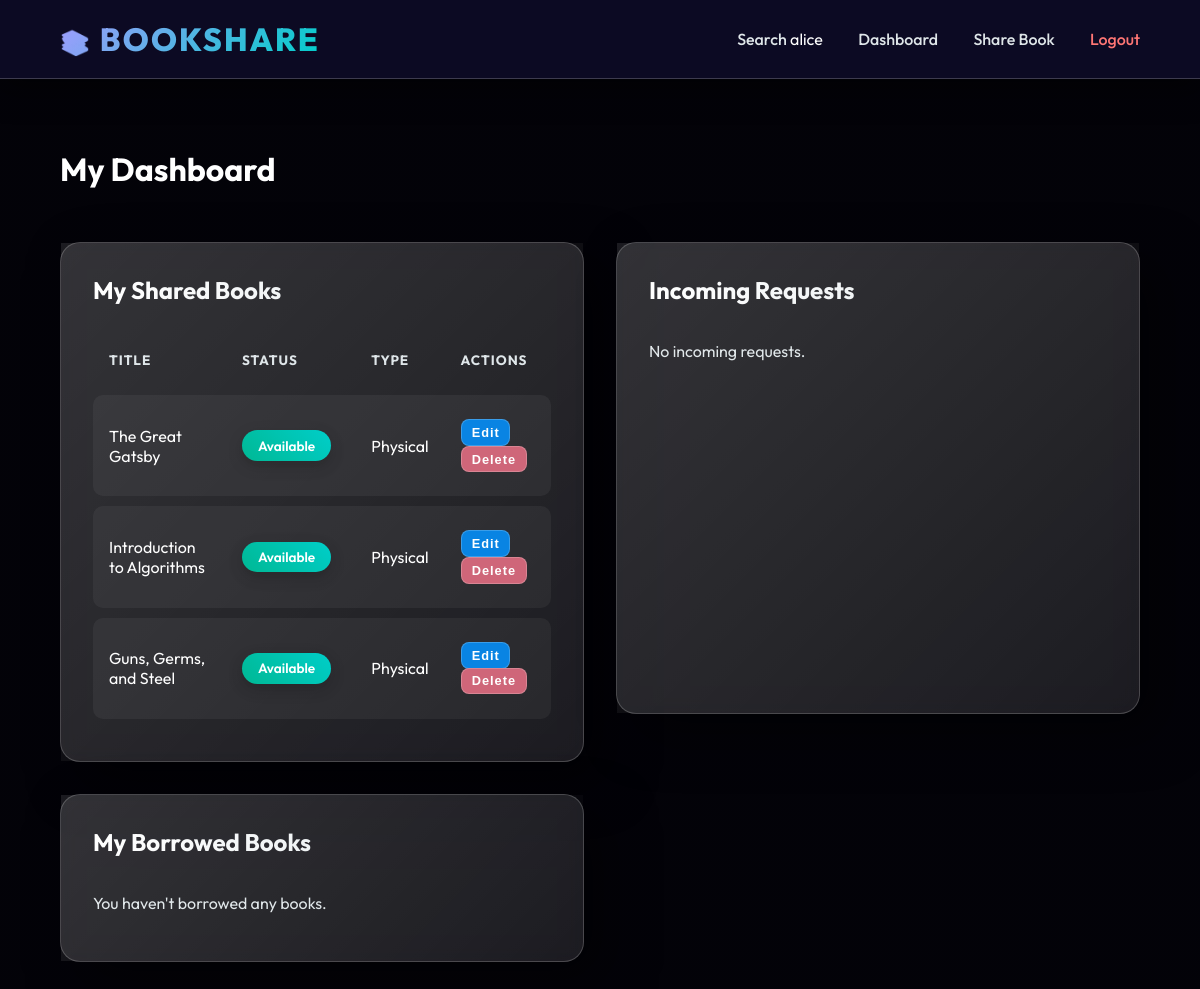
/dashboard (signed in), run on an earlier commit of the app's database.
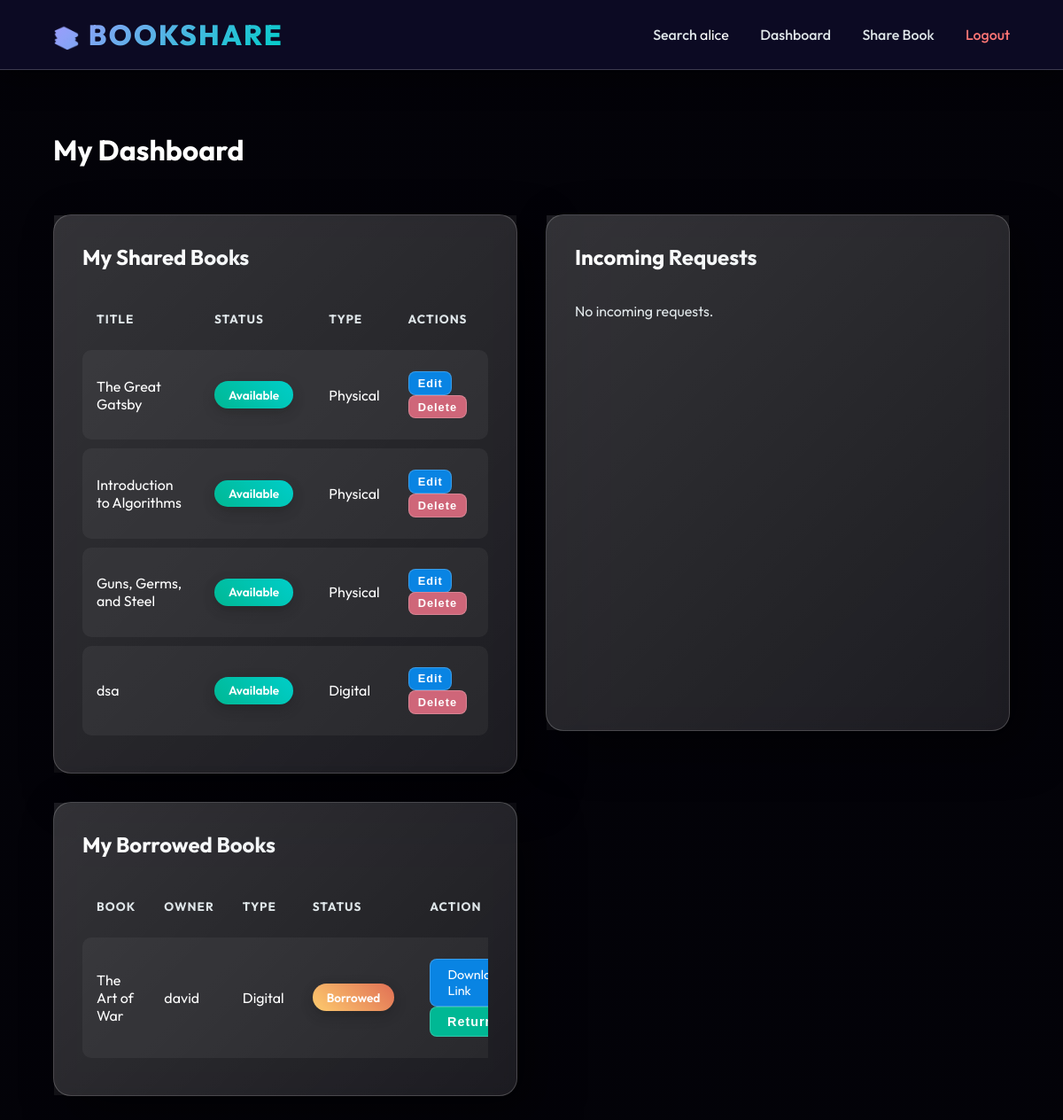
And on a later commit of the database.
### models.py (models this page shows, shortened)
class Book(db.Model):
    id = db.Column(db.Integer, primary_key=True)
    title = db.Column(db.String(200), nullable=False)
    author = db.Column(db.String(200), nullable=False)
    category = db.Column(db.String(100), nullable=False)
    type = db.Column(db.String(20), nullable=False) # Physical or Digital
    location = db.Column(db.String(200), nullable=True) # New: Physical availability notes
    description = db.Column(db.Text, nullable=True) # New: Book description
    file_link = db.Column(db.String(500), nullable=True) # Link to digital resource
    filename = db.Column(db.String(500), nullable=True) # Uploaded file path
    likes = db.Column(db.Integer, default=0) # New Interactive Feature
    status = db.Column(db.String(20), default='Available') # Available, Borrowed, Returned
    is_deleted = db.Column(db.Boolean, default=False) # Soft delete flag
    owner_id = db.Column(db.Integer, db.ForeignKey('user.id'), nullable=False)
    owner = db.relationship('User', backref=db.backref('books', lazy=True))

class BorrowRequest(db.Model):
    id = db.Column(db.Integer, primary_key=True)
    book_id = db.Column(db.Integer, db.ForeignKey('book.id'), nullable=False)
    borrower_id = db.Column(db.Integer, db.ForeignKey('user.id'), nullable=False)
    proposed_date = db.Column(db.String(20))
    proposed_time = db.Column(db.String(20))
    proposed_location = db.Column(db.String(200))
    request_status = db.Column(db.String(20), default='Pending') # Pending, Accepted, Rejected
    book = db.relationship('Book', backref=db.backref('requests', lazy=True))
    borrower = db.relationship('User', backref=db.backref('borrow_requests', lazy=True))

class User(UserMixin, db.Model):
    id = db.Column(db.Integer, primary_key=True)
    username = db.Column(db.String(80), unique=True, nullable=False)
    email = db.Column(db.String(120), unique=True, nullable=False)
    password_hash = db.Column(db.String(128))
    role = db.Column(db.String(20), nullable=False, default='Member') # Member or Admin
    is_blocked = db.Column(db.Boolean, default=False)

### app.py (the view)
@app.route('/dashboard')
@login_required
def dashboard():
    if current_user.role == 'Admin':
        return redirect(url_for('admin_dashboard'))
    my_books = Book.query.filter_by(owner=current_user, is_deleted=False).all()
    borrowed_requests = BorrowRequest.query.filter_by(borrower=current_user).all()
    received_requests = BorrowRequest.query.join(Book).filter(Book.owner == current_user, Book.is_deleted == False).all()
    return render_template('dashboard.html', my_books=my_books, borrowed_requests=borrowed_requests, received_requests=received_requests)

### app.py (called while the page is built)
@login_manager.user_loader
def load_user(user_id):
    return User.query.get(int(user_id))
    db.create_all()

### templates/dashboard.html (shortened to what the changed rows need)
{% extends 'base.html' %}
{% block body_class %}page-dashboard{% endblock %}
{% block content %}
<h1>My Dashboard</h1>
<div class="grid">
    <div class="card" data-tilt style="transform-style: preserve-3d; margin-bottom: 0;">
        <h2 style="transform: translateZ(30px);">My Shared Books</h2>
        {% if my_books %}
        <div style="overflow-x: auto; transform: translateZ(20px);">
            <table>
                <thead>
                    <tr>
                        <th>Title</th>
                        <th>Status</th>
                        <th>Type</th>
                        <th>Actions</th>
                    </tr>
                </thead>
                <tbody>
                    {% for book in my_books %}
                    <tr style="transform: translateZ(10px);">
                        <td>{{ book.title }}</td>
                        <td>
                            <span class="badge {{ book.status|lower }}">{{ book.status }}</span>
                        </td>
                        <td>{{ book.type }}</td>
                        <td>
                            <a href="{{ url_for('edit_book', id=book.id) }}" style="text-decoration: none;">
                                <button class="btn-small"
                                    style="background: #0984e3; padding: 0.3rem 0.6rem; font-size: 0.8rem; width: auto; display: inline-block;">Edit</button>
                            </a>
                            <form method="POST" action="{{ url_for('delete_book', id=book.id) }}"
                                style="display:inline;" onsubmit="return confirm('Are you sure?');">
                                <button type="submit" class="btn-small"
                                    style="background: #cf6679; padding: 0.3rem 0.6rem; font-size: 0.8rem; width: auto;">Delete</button>
                            </form>
                        </td>
                    </tr>
                    {% endfor %}
                </tbody>
            </table>
        </div>
        {% else %}
        <p style="color: var(--text-muted);">You haven't shared any books yet.</p>
        {% endif %}
    </div>
    <div class="card" data-tilt style="transform-style: preserve-3d; margin-bottom: 3rem;">
        <h2 style="transform: translateZ(30px);">Incoming Requests</h2>
    </div>
    <div class="card" data-tilt style="transform-style: preserve-3d;">
        <h2 style="transform: translateZ(30px);">My Borrowed Books</h2>
        {% if borrowed_requests %}
        <div style="overflow-x: auto; transform: translateZ(20px);">
            <table>
                <thead>
                    <tr>
                        <th>Book</th>
                        <th>Owner</th>
                        <th>Type</th>
                        <th>Status</th>
                        <th>Action</th>
                    </tr>
                </thead>
                <tbody>
                    {% for req in borrowed_requests %}
                    <tr>
                        <td>{{ req.book.title }}</td>
                        <td>{{ req.book.owner.username }}</td>
                        <td>{{ req.book.type }}</td>
                        <td>
                            <span
                                class="badge {% if req.book.status == 'Borrowed' %}borrowed{% elif req.book.status == 'Returned' %}available{% endif %}">{{
                                req.book.status }}</span>
                        </td>
                        <td>
                            {% if req.book.type == 'Digital' and req.book.status == 'Borrowed' %}
                            {% if req.book.file_link %}
                            <a href="{{ req.book.file_link }}" target="_blank" class="btn-small"
                                style="text-decoration: none; background: #0984e3; color: white; display:inline-block; margin-right: 0.5rem;">Download
                                Link</a>
                            {% endif %}
                            <form method="POST" action="{{ url_for('return_book', req_id=req.id) }}"
                                style="display:inline;">
                                <button type="submit" class="btn-small"
                                    style="background: #00b894; width: auto;">Return</button>
                            </form>
                            {% elif req.book.type == 'Physical' %}
                            <small>{{ req.request_status }}</small>
                            {% endif %}
                        </td>
                    </tr>
                    {% endfor %}
                </tbody>
            </table>
        </div>
        {% else %}
        <p style="color: var(--text-muted);">You haven't borrowed any books.</p>
        {% endif %}
    </div>
</div>
{% endblock %}

What changed in the data, as far as the page shows it:
added Book: title "dsa", status "Available", type "Digital"
added BorrowRequest: book "The Art of War", book.owner.username "david", book.type "Digital", book.status "Borrowed"
Also different on the page:
text no longer shown: "You haven't borrowed any books."
text now shown: "BOOK OWNER TYPE STATUS ACTION"
